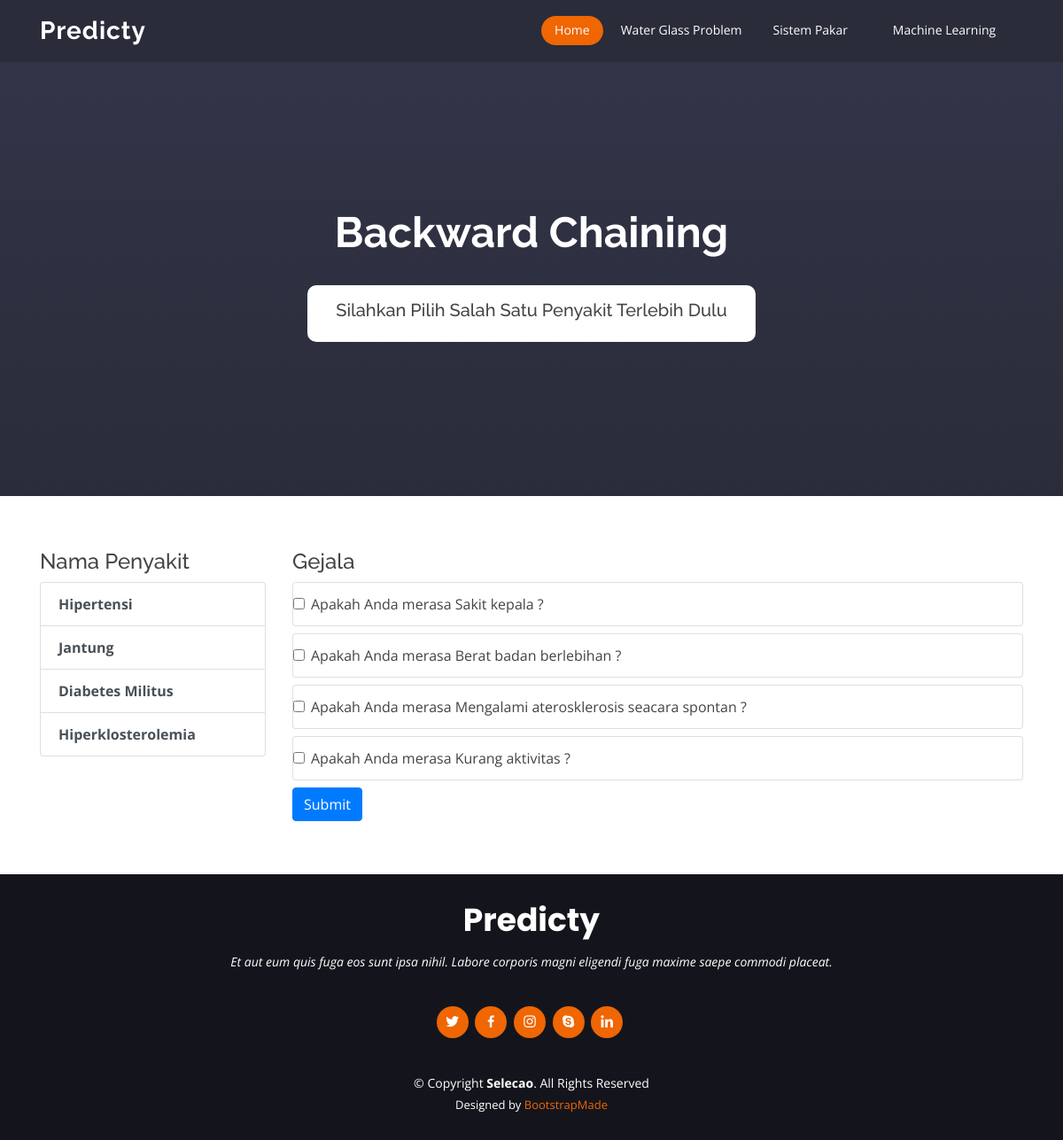
Screenshot of /backward.php?selected=P4 with the database file from the repository.
### tables this page shows
CREATE TABLE `penyakit` (
  `kode` varchar(5) NOT NULL,
  `nama_penyakit` varchar(200) NOT NULL,
  `keterangan` mediumtext NOT NULL
);

CREATE TABLE `gejala` (
  `kode` varchar(5) NOT NULL,
  `nama_gejala` varchar(100) NOT NULL
);

### backward.php (the view, shortened to what this page needs)
<?php
include_once "header.php";
include_once "connect_backward.php";
?>
<body>
    <section id="hero" class="d-flex flex-column justify-content-end align-items-center">
        <div id="heroCarousel" class="container carousel carousel-fade" data-ride="carousel">
            <div class="carousel-item active">
                <div class="carousel-container">
                    <h2>Backward Chaining</h2>
                    <div class="foward" style="background-color: white; margin: 2   rem; padding: 1rem 2rem; border-radius: 10px">
                        <?php
                        $hasil = $_GET['hasil'];
                        $kode_penyakit = $_GET['penyakit'];
                        $sql = "SELECT `nama_penyakit`, `keterangan` FROM `penyakit` WHERE `kode`='{$kode_penyakit}'";
                        $result = $connect->query($sql);
                        $row = $result->fetch_row();
                        if ($hasil == "true") {
                            echo "<h4>Gejala {$row[0]} ditemukan dengan Keterangan :</h4>";
                            echo "<div class='text-left'>{$row[1]}</div>";
                            echo "<br><a href='?' class='btn btn-primary'>Konsultasi Lagi</a>";
                        } elseif($hasil == "false"){
                            echo "<h4>Penyakit {$row[0]} tidak sesuai dengan gejala-gelaja yang anda alami.</h4>";
                            echo "<br><a href='?' class='btn btn-primary'>Konsultasi Lagi</a>";
                        } else {
                            echo "<h5>Silahkan Pilih Salah Satu Penyakit Terlebih Dulu</h5>";
                        }
                        ?>
                    </div>
                </div>
            </div>
    </section>
    <?php
    if ($hasil != "true") {
    ?>
        <section id="about" class="contact">
            <div class="container">
                <div class="row">
                    <div class="col-3">
                        <h4>Nama Penyakit</h4>
                        <div class="list-group" id="list-tab" role="tablist">
                            <?php
                            $sql = "SELECT `kode`, `nama_penyakit`, `keterangan` FROM `penyakit`";
                            $result = $connect->query($sql);
                            if ($result->num_rows > 0) {
                                while ($row = $result->fetch_assoc()) {
                                    echo "<a class='list-group-item list-group-item-action btn-outline-primary' id='list-home-list' data-bs-toggle='list' href='?selected={$row['kode']}#{$row['kode']}' role='tab' aria-controls='home'><b>{$row['nama_penyakit']}</b></a>";
                                }
                            } else {
                                echo "Data kosong";
                            }
                            ?>
                        </div>
                    </div>
                    <div class="col-9">
                        <h4>Gejala</h4>
                        <div class="tab-content" id="nav-tabContent">
                            <div class="tab-pane fade show active" id="#<?php echo $_GET['selected'] ?>" role="tabpanel" aria-labelledby="list-home-list">
                                <form method="POST">
                                    <?php
                                    $selected = $_GET['selected'];
                                    if ($selected != '') {
                                        $query = "SELECT * FROM `base_knowledge` WHERE `kode_penyakit`='{$selected}'";
                                        $raw = $connect->query($query);
                                        $selectedResult = $raw->fetch_assoc();
                                        $listGejala = explode(" ", $selectedResult['daftar_gejala']);
                                        foreach ($listGejala as $i => $kodeGejala) {
                                            $getGejala = $connect->query("SELECT `nama_gejala` FROM `gejala` WHERE `kode`='{$kodeGejala}'");
                                            $gejala = $getGejala->fetch_row();
                                            if ($gejala != NULL) {
                                    ?>
                                                <div class="list-group">
                                                    <label class="list-group-item">
                                                        <input class="form-check-input" type="checkbox" value="<?php echo $listGejala[$i] ?> " name="selectedgejala[]"> Apakah Anda merasa <?php echo $gejala[0]; ?> ?
                                                    </label>
                                                </div>
                                    <?php
                                            } else {
                                                echo "";
                                            }
                                        }
                                    }
                                    ?>
                                    <input type='submit' name="submit" class='btn btn-primary'>
                                </form>
                            </div>
                        </div>
                    </div>
                </div>
            </div>
        </section>
    <?php
    } else {
        echo "";
    }
    ?>
<?php include_once "footer.php" ?>

### assets/css/style.css (style rules this page uses)
body { font-family: "Open Sans", sans-serif; color: #444444; }
a { color: #ef6603; }
h1, h2, h3, h4, h5, h6 { font-family: "Raleway", sans-serif; }
#hero { width: 100%; overflow: hidden; position: relative; background: linear-gradient(0deg, #2a2c39 0%, #33364a 100%); padding: 0; }
#hero .carousel-container { display: flex; justify-content: center; align-items: center; flex-direction: column; text-align: center; position: relative; height: 70vh; padding-top: 60px; }
#hero h2 { color: #fff; margin-bottom: 30px; font-size: 48px; font-weight: 700; }
section { padding: 60px 0; overflow: hidden; }

### rows the page displays
penyakit: nama_penyakit "Hipertensi"
penyakit: nama_penyakit "Jantung"
penyakit: nama_penyakit "Diabetes Militus"
penyakit: nama_penyakit "Hiperklosterolemia"
gejala: nama_gejala "Sakit kepala"
gejala: nama_gejala "Berat badan berlebihan"
gejala: nama_gejala "Mengalami aterosklerosis seacara spontan"
gejala: nama_gejala "Kurang aktivitas"
